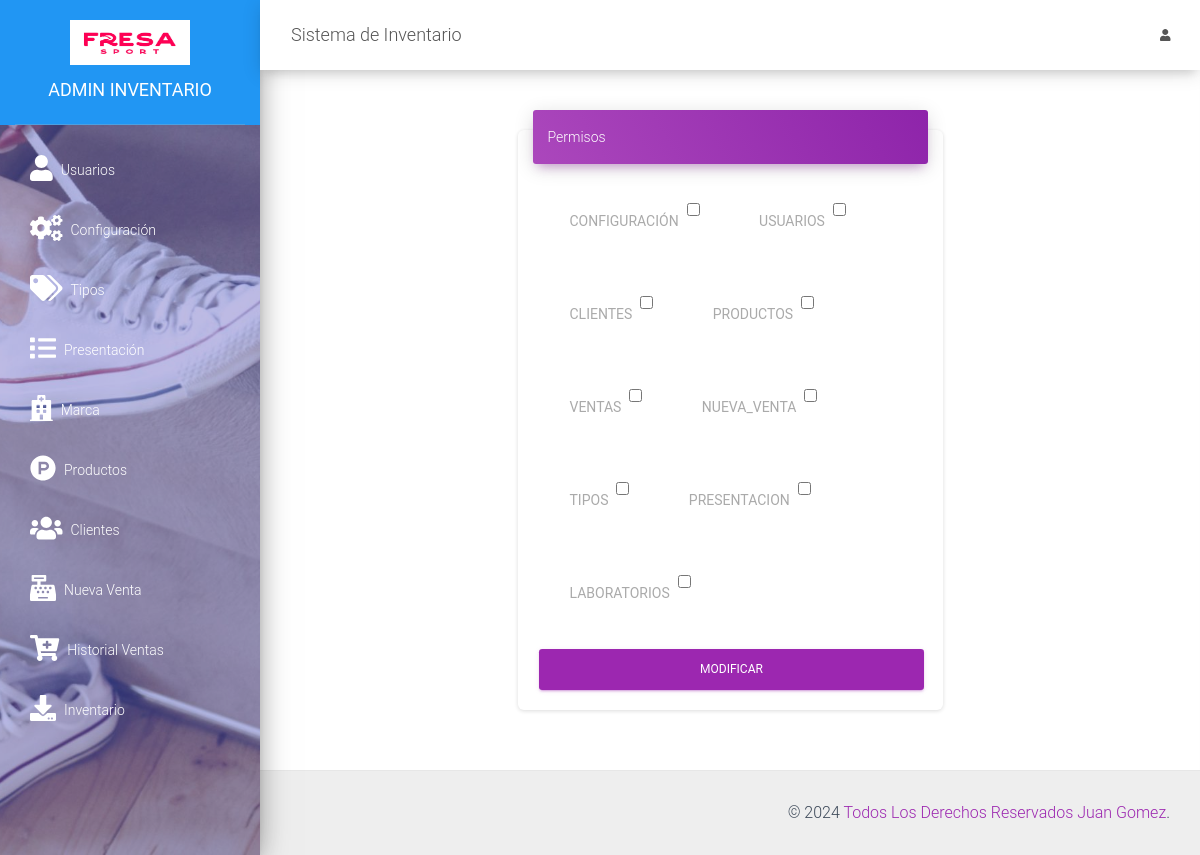
The page /src/rol.php?id=1 (signed in) on the database its author committed.
### tables this page shows
CREATE TABLE `permisos` (
  `id` int(11) NOT NULL,
  `nombre` varchar(30) NOT NULL
);

### src/rol.php (the view, shortened to what this page needs)
<?php
require_once "../conexion.php";
$sqlpermisos = mysqli_query($conexion, "SELECT * FROM permisos");
$datos = array();
include_once "includes/header.php";
?>
<div class="row">
    <div class="col-md-6 mx-auto">
        <div class="card shadow-lg">
            <div class="card-header card-header-primary">
                Permisos
            </div>
            <div class="card-body">
                <form method="post" action="">
                    <?php while ($row = mysqli_fetch_assoc($sqlpermisos)) { ?>
                        <div class="form-check form-check-inline m-4">
                            <label for="permisos" class="p-2 text-uppercase"><?php echo $row['nombre']; ?></label>
                            <input id="permisos" type="checkbox" name="permisos[]" value="<?php echo $row['id']; ?>" <?php
                                                                                                                        if (isset($datos[$row['id']])) {
                                                                                                                            echo "checked";
                                                                                                                        }
                                                                                                                        ?>>
                        </div>
                    <?php } ?>
                    <br>
                    <button class="btn btn-primary btn-block" type="submit">Modificar</button>
                </form>
            </div>
        </div>
    </div>
</div>
<?php include_once "includes/footer.php"; ?>

### rows shown on the page
permisos: nombre "CONFIGURACIÓN"
permisos: nombre "USUARIOS"
permisos: nombre "CLIENTES"
permisos: nombre "PRODUCTOS"
permisos: nombre "VENTAS"
permisos: nombre "NUEVA_VENTA"
permisos: nombre "TIPOS"
permisos: nombre "PRESENTACION"
permisos: nombre "LABORATORIOS"
